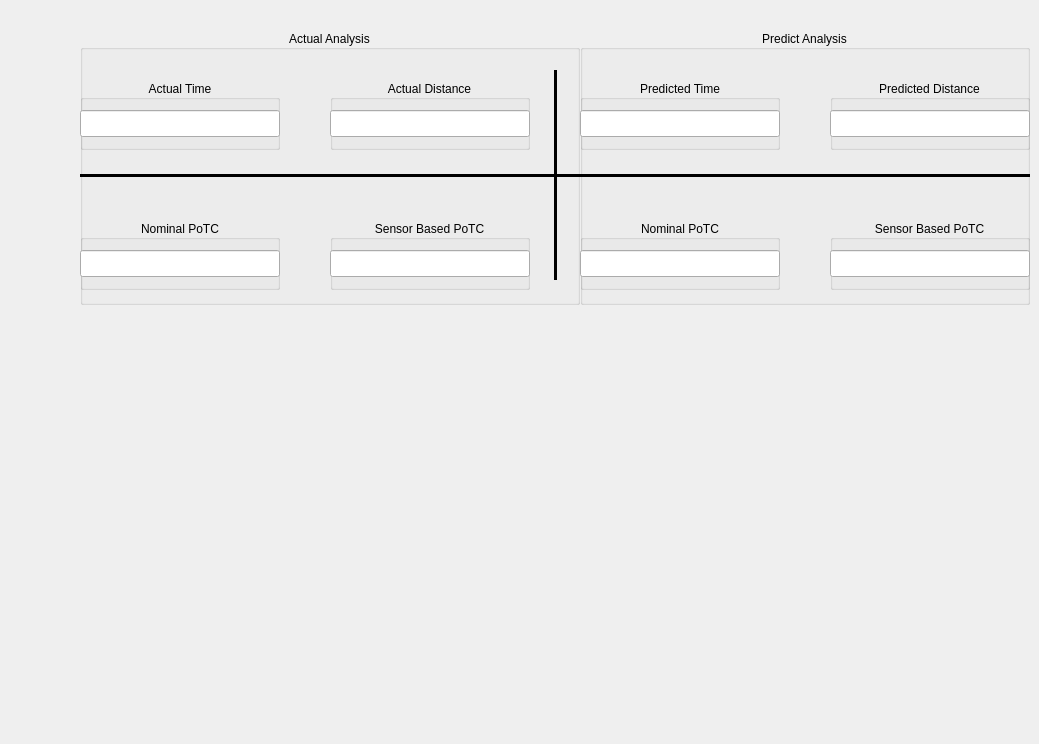
        <widget class="QWidget" name="tab_6">
         <attribute name="title">
          <string>Real Time Analysis</string>
         </attribute>
         <widget class="QWidget" name="widget_monitoring_potc" native="true">
          <property name="geometry">
           <rect>
            <x>160</x>
            <y>310</y>
            <width>800</width>
            <height>425</height>
           </rect>
          </property>
         </widget>
         <widget class="QGroupBox" name="groupBox_m_potc_actual_group">
          <property name="geometry">
           <rect>
            <x>80</x>
            <y>30</y>
            <width>500</width>
            <height>275</height>
           </rect>
          </property>
          <property name="title">
           <string>Actual Analysis</string>
          </property>
          <property name="alignment">
           <set>Qt::AlignCenter</set>
          </property>
          <widget class="QGroupBox" name="groupBox_sys_potc_reliability">
           <property name="geometry">
            <rect>
             <x>0</x>
             <y>190</y>
             <width>200</width>
             <height>70</height>
            </rect>
           </property>
           <property name="title">
            <string>Nominal PoTC</string>
           </property>
           <property name="alignment">
            <set>Qt::AlignCenter</set>
           </property>
           <widget class="QLineEdit" name="lineEdit_m_sys_potc_reliability">
            <property name="geometry">
             <rect>
              <x>0</x>
              <y>30</y>
              <width>200</width>
              <height>27</height>
             </rect>
            </property>
            <property name="readOnly">
             <bool>true</bool>
            </property>
           </widget>
          </widget>
          <widget class="QGroupBox" name="groupBox_sys_potc_sb_reliability">
           <property name="geometry">
            <rect>
             <x>250</x>
             <y>190</y>
             <width>200</width>
             <height>70</height>
            </rect>
           </property>
           <property name="title">
            <string>Sensor Based PoTC</string>
           </property>
           <property name="alignment">
            <set>Qt::AlignCenter</set>
           </property>
           <widget class="QLineEdit" name="lineEdit_m_sys_potc_sb_reliability">
            <property name="geometry">
             <rect>
              <x>0</x>
              <y>30</y>
              <width>200</width>
              <height>27</height>
             </rect>
            </property>
            <property name="readOnly">
             <bool>true</bool>
            </property>
           </widget>
          </widget>
          <widget class="QGroupBox" name="groupBox_m_potc_actual_time">
           <property name="geometry">
            <rect>
             <x>0</x>
             <y>50</y>
             <width>200</width>
             <height>70</height>
            </rect>
           </property>
           <property name="title">
            <string>Actual Time</string>
           </property>
           <property name="alignment">
            <set>Qt::AlignCenter</set>
           </property>
           <widget class="QLineEdit" name="lineEdit_m_potc_actual_time">
            <property name="geometry">
             <rect>
              <x>0</x>
              <y>30</y>
              <width>200</width>
              <height>27</height>
             </rect>
            </property>
            <property name="readOnly">
             <bool>true</bool>
            </property>
           </widget>
          </widget>
          <widget class="QGroupBox" name="groupBox_m_potc_actual_distance">
           <property name="geometry">
            <rect>
             <x>250</x>
             <y>50</y>
             <width>200</width>
             <height>70</height>
            </rect>
           </property>
           <property name="title">
            <string>Actual Distance</string>
           </property>
           <property name="alignment">
            <set>Qt::AlignCenter</set>
           </property>
           <widget class="QLineEdit" name="lineEdit_m_potc_actual_distance">
            <property name="geometry">
             <rect>
              <x>0</x>
              <y>30</y>
              <width>200</width>
              <height>27</height>
             </rect>
            </property>
            <property name="readOnly">
             <bool>true</bool>
            </property>
           </widget>
          </widget>
          <widget class="Line" name="line_6">
           <property name="geometry">
            <rect>
             <x>0</x>
             <y>130</y>
             <width>500</width>
             <height>30</height>
            </rect>
           </property>
           <property name="frameShadow">
            <enum>QFrame::Plain</enum>
           </property>
           <property name="lineWidth">
            <number>3</number>
           </property>
           <property name="orientation">
            <enum>Qt::Horizontal</enum>
           </property>
          </widget>
         </widget>
         <widget class="QGroupBox" name="groupBox_m_potc_predict_group">
          <property name="geometry">
           <rect>
            <x>580</x>
            <y>30</y>
            <width>450</width>
            <height>275</height>
           </rect>
          </property>
          <property name="title">
           <string>Predict Analysis</string>
          </property>
          <property name="alignment">
           <set>Qt::AlignCenter</set>
          </property>
          <widget class="QGroupBox" name="groupBox_sys_potc_predict_reliability">
           <property name="geometry">
            <rect>
             <x>0</x>
             <y>190</y>
             <width>200</width>
             <height>70</height>
            </rect>
           </property>
           <property name="title">
            <string>Nominal PoTC</string>
           </property>
           <property name="alignment">
            <set>Qt::AlignCenter</set>
           </property>
           <widget class="QLineEdit" name="lineEdit_m_sys_potc_predict_reliability">
            <property name="geometry">
             <rect>
              <x>0</x>
              <y>30</y>
              <width>200</width>
              <height>27</height>
             </rect>
            </property>
            <property name="readOnly">
             <bool>true</bool>
            </property>
           </widget>
          </widget>
          <widget class="QGroupBox" name="groupBox_sys_potc_predict_sb_reliability">
           <property name="geometry">
            <rect>
             <x>250</x>
             <y>190</y>
             <width>200</width>
             <height>70</height>
            </rect>
           </property>
           <property name="title">
            <string>Sensor Based PoTC</string>
           </property>
           <property name="alignment">
            <set>Qt::AlignCenter</set>
           </property>
           <widget class="QLineEdit" name="lineEdit_m_sys_potc_predict_sb_reliability">
            <property name="geometry">
             <rect>
              <x>0</x>
              <y>30</y>
              <width>200</width>
              <height>27</height>
             </rect>
            </property>
            <property name="readOnly">
             <bool>true</bool>
            </property>
           </widget>
          </widget>
          <widget class="QGroupBox" name="groupBox_m_potc_predict_time">
           <property name="geometry">
            <rect>
             <x>0</x>
             <y>50</y>
             <width>200</width>
             <height>70</height>
            </rect>
           </property>
           <property name="title">
            <string>Predicted Time</string>
           </property>
           <property name="alignment">
            <set>Qt::AlignCenter</set>
           </property>
           <widget class="QLineEdit" name="lineEdit_m_potc_predict_time">
            <property name="geometry">
             <rect>
              <x>0</x>
              <y>30</y>
              <width>200</width>
              <height>27</height>
             </rect>
            </property>
            <property name="readOnly">
             <bool>true</bool>
            </property>
           </widget>
          </widget>
          <widget class="QGroupBox" name="groupBox_m_potc_predict_distance">
           <property name="geometry">
            <rect>
             <x>250</x>
             <y>50</y>
             <width>200</width>
             <height>70</height>
            </rect>
           </property>
           <property name="title">
            <string>Predicted Distance</string>
           </property>
           <property name="alignment">
            <set>Qt::AlignCenter</set>
           </property>
           <widget class="QLineEdit" name="lineEdit_m_potc_predict_distance">
            <property name="geometry">
             <rect>
              <x>0</x>
              <y>30</y>
              <width>200</width>
              <height>27</height>
             </rect>
            </property>
            <property name="readOnly">
             <bool>true</bool>
            </property>
           </widget>
          </widget>
          <widget class="Line" name="line_7">
           <property name="geometry">
            <rect>
             <x>0</x>
             <y>130</y>
             <width>450</width>
             <height>30</height>
            </rect>
           </property>
           <property name="frameShadow">
            <enum>QFrame::Plain</enum>
           </property>
           <property name="lineWidth">
            <number>3</number>
           </property>
           <property name="orientation">
            <enum>Qt::Horizontal</enum>
           </property>
          </widget>
         </widget>
         <widget class="Line" name="line_8">
          <property name="geometry">
           <rect>
            <x>540</x>
            <y>70</y>
            <width>30</width>
            <height>210</height>
           </rect>
          </property>
          <property name="frameShadow">
           <enum>QFrame::Plain</enum>
          </property>
          <property name="lineWidth">
           <number>3</number>
          </property>
          <property name="orientation">
           <enum>Qt::Vertical</enum>
          </property>
         </widget>
        </widget>
